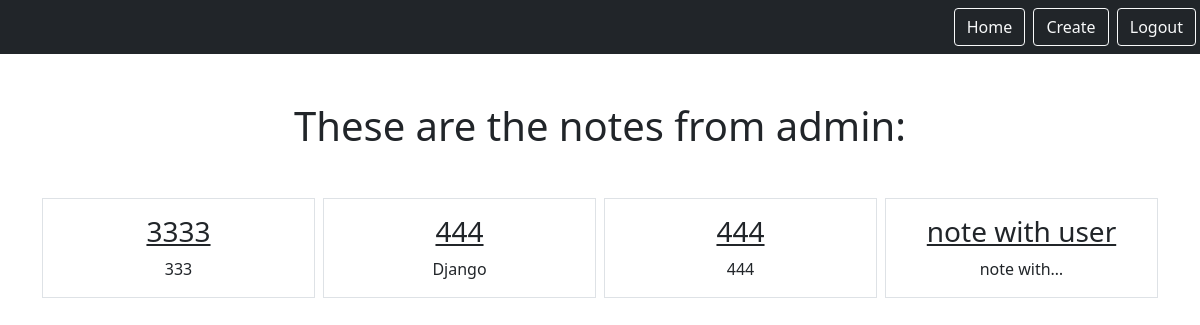
Page /smart/notes (signed in) on the committed database.
### notes/models.py (models this page shows)
class Notes(models.Model):
    title = models.CharField(max_length=200)
    text = models.TextField()
    created = models.DateTimeField(auto_now_add=True)
    user = models.ForeignKey(User, on_delete=models.CASCADE, related_name="notes")

### notes/views.py (the view)
# urls.py: path("notes", views.NotesListView.as_view(), name="notes.list"),
class NotesListView(LoginRequiredMixin, ListView):
    model = Notes
    context_object_name = "notes"
    template_name = "notes/notes_list.html"
    login_url = "/login"
    def get_queryset(self):
        return self.request.user.notes.all()

### templates/notes/notes_list.html
{% extends "base.html" %}
{% block content %}
    <h1 class="my-5">These are the notes from {{user.get_username}}:</h1>
        <div class="row row-cols3 g-2">
            {% for note in notes %}
            <div class="col">
                <div class="p-3 border">
                    <a href="{% url 'notes.detail' pk=note.id %}" class="text-dark text-decoration-non">
                        <h3>{{note.title}}</h3>
                    </a>
                    {{note.text|truncatechars:10}}
                </div>
            </div>
            {% endfor %}
        </div>
{% endblock %}

### rows in the picture
Notes: title "3333", text "333"
Notes: title "444", text "Django"
Notes: title "444", text "444"
Notes: title "note with user", text "note with…"

### other values in the picture
{{ user.get_username }} "admin"
